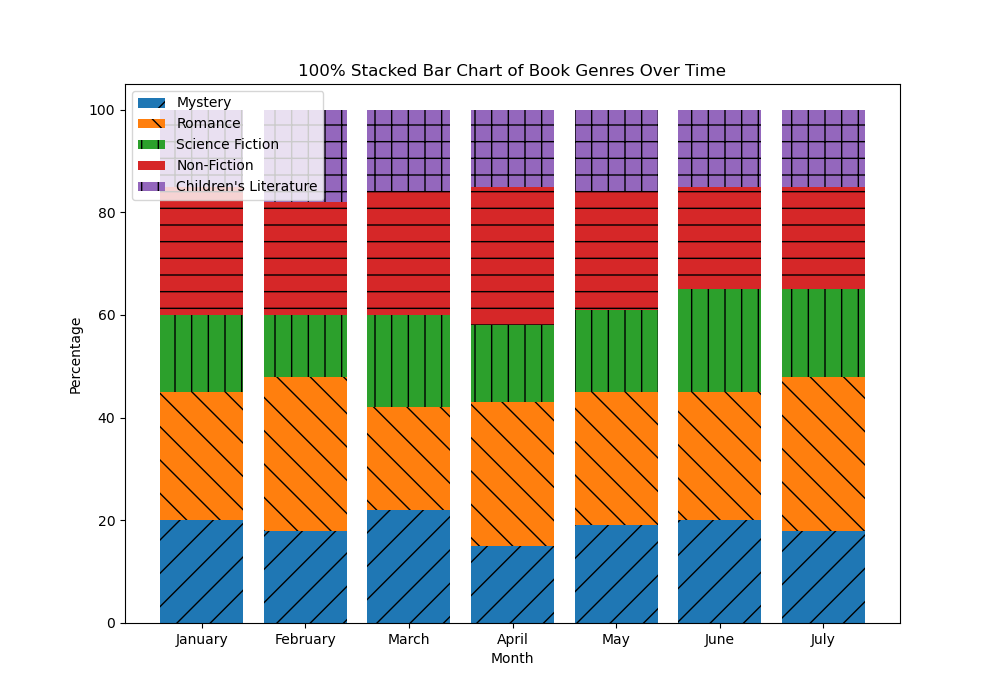

The script that drew this image:

import matplotlib.pyplot as plt

# The provided data
data = [
    {'Month': 'January', 'Mystery': '20%', 'Romance': '25%', 'Science Fiction': '15%', 'Non-Fiction': '25%', "Children's Literature": '15%'},
    {'Month': 'February', 'Mystery': '18%', 'Romance': '30%', 'Science Fiction': '12%', 'Non-Fiction': '22%', "Children's Literature": '18%'},
    {'Month': 'March', 'Mystery': '22%', 'Romance': '20%', 'Science Fiction': '18%', 'Non-Fiction': '24%', "Children's Literature": '16%'},
    {'Month': 'April', 'Mystery': '15%', 'Romance': '28%', 'Science Fiction': '15%', 'Non-Fiction': '27%', "Children's Literature": '15%'},
    {'Month': 'May', 'Mystery': '19%', 'Romance': '26%', 'Science Fiction': '16%', 'Non-Fiction': '23%', "Children's Literature": '16%'},
    {'Month': 'June', 'Mystery': '20%', 'Romance': '25%', 'Science Fiction': '20%', 'Non-Fiction': '20%', "Children's Literature": '15%'},
    {'Month': 'July', 'Mystery': '18%', 'Romance': '30%', 'Science Fiction': '17%', 'Non-Fiction': '20%', "Children's Literature": '15%'}
]

# Convert the percentage strings to float and stack them
months = [d['Month'] for d in data]
mystery_values = [float(d['Mystery'].strip('%')) for d in data]
romance_values = [float(d['Romance'].strip('%')) for d in data]
sf_values = [float(d['Science Fiction'].strip('%')) for d in data]
nf_values = [float(d['Non-Fiction'].strip('%')) for d in data]
children_values = [float(d["Children's Literature"].strip('%')) for d in data]

# Prepare the bottom values for stacking
romance_bottom = [m + r for m, r in zip(mystery_values, romance_values)]
sf_bottom = [r + s for r, s in zip(romance_bottom, sf_values)]
nf_bottom = [sf + nf for sf, nf in zip(sf_bottom, nf_values)]

# Colors and patterns
colors = ['#1f77b4', '#ff7f0e', '#2ca02c', '#d62728', '#9467bd']
patterns = ['/', '\\', '|', '-', '+']

fig, ax = plt.subplots(figsize=(10, 7))

# Plotting the bars
ax.bar(months, mystery_values, label='Mystery', color=colors[0], hatch=patterns[0])
ax.bar(months, romance_values, bottom=mystery_values, label='Romance', color=colors[1], hatch=patterns[1])
ax.bar(months, sf_values, bottom=romance_bottom, label='Science Fiction', color=colors[2], hatch=patterns[2])
ax.bar(months, nf_values, bottom=sf_bottom, label='Non-Fiction', color=colors[3], hatch=patterns[3])
ax.bar(months, children_values, bottom=nf_bottom, label="Children's Literature", color=colors[4], hatch=patterns[4])

# Adding the legend
ax.legend()

# Adding labels and title
ax.set_xlabel('Month')
ax.set_ylabel('Percentage')
ax.set_title('100% Stacked Bar Chart of Book Genres Over Time')

# Displaying the plot
plt.show()
